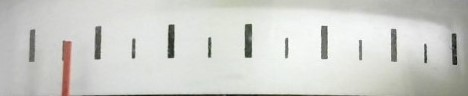
#> input picture pictures/sample_1.jpg, 468 x 96 px
$ python houghlines.py
#> lines starting #> are read from the running program, lines starting #| are printed output that depends on the picture; after the words box and inside, x2 and y2 are one past the last pixel; in counts of white or black regions, pixels touching at a corner belong together
import cv2
import numpy as np

def hough_lines():
    print("Houghlines\n")

    img = cv2.imread('pictures/sample_1.jpg')
#> img is the input picture: shape (96, 468, 3); mean B, G, R 202.7, 207.3, 206.3
    img_gray = cv2.cvtColor(img, cv2.COLOR_BGR2GRAY) #グレースケール化
    img_gray_denoised = cv2.fastNlMeansDenoising(img_gray)
    img_thresh = cv2.adaptiveThreshold(img_gray_denoised,255,cv2.ADAPTIVE_THRESH_GAUSSIAN_C, cv2.THRESH_BINARY,17,5)
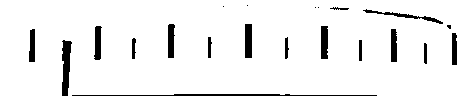
#> img_thresh: shape (96, 468); 93.8% white; 21 black regions (5 under 20 px), largest, box (x1, y1, x2, y2) and area: (72, 94, 377, 96) 416, (62, 40, 72, 96) 391, (245, 24, 252, 58) 238
    img_canny = cv2.Canny(img_gray_denoised, 50, 150)
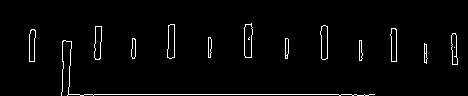
#> img_canny: shape (96, 468); 2.6% white in thin lines or dots, all inside (x1, y1, x2, y2) = (29, 23, 458, 96)
    img_thresh2 = cv2.bitwise_not(img_thresh)
    img_canny2 = cv2.bitwise_not(img_canny)
    cv2.imwrite('pictures/sample_1_canny.jpg', img_canny2)

    img_needle = cv2.imread('pictures/sample_1_needle.jpg')
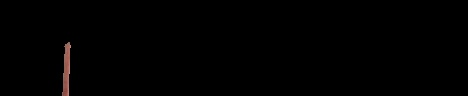
#> input picture pictures/sample_1_needle.jpg, 468 x 96 px
#> img_needle is the input picture: shape (96, 468, 3); mean B, G, R 0.7, 0.7, 1.1
    img_needle_gray = cv2.cvtColor(img_needle, cv2.COLOR_BGR2GRAY)
    ret, img_needle_thresh = cv2.threshold(img_needle_gray, 50, 255, cv2.THRESH_BINARY_INV)
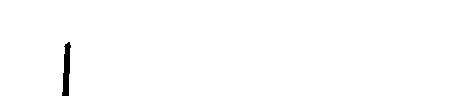
#> img_needle_thresh: shape (96, 468); 99.3% white; 1 black region, box (x1, y1, x2, y2) and area: (62, 42, 71, 96) 316
    img_needle_thresh2 = cv2.bitwise_not(img_needle_thresh)
    img_needle_thresh_diff = cv2.subtract(img_needle_thresh, img_thresh)
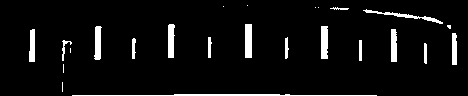
#> img_needle_thresh_diff: shape (96, 468); 5.5% white; 24 white regions (8 under 20 px), largest, box (x1, y1, x2, y2) and area: (72, 94, 377, 96) 416, (245, 24, 252, 58) 238, (321, 26, 328, 59) 226
    img_needle_canny = cv2.Canny(img_needle_gray, 50, 150)
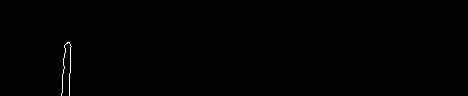
#> img_needle_canny: shape (96, 468); 0.24% white in thin lines or dots, all inside (x1, y1, x2, y2) = (61, 42, 72, 96)
    img_needle_canny2 = cv2.bitwise_not(img_needle_canny)
    cv2.imwrite('pictures/sample_1_needle_canny.jpg', img_needle_canny2)

    needle_lines = cv2.HoughLines(img_needle_thresh2,1,np.pi,20)
#> needle_lines = [[68, 0], [65, 0]]
    #print(needle_lines)
    needle_list = []
    for needle_line in needle_lines:
        for rho, _ in needle_line:
            needle_list.append(rho)
#> this loop made 2 passes
#> after the loop, needle_list = [68, 65]

    needle_line = np.mean(needle_list)
#> needle_line = 66.5
    print("・針の座標：" + str(needle_line))
#| ・針の座標：66.5
    cv2.line(img, (needle_line, 1000), (needle_line, -1000), (0, 0, 255), 1)

    img_lines = cv2.HoughLines(img_needle_thresh_diff,1,np.pi,30)
#> img_lines = [[247, 0], [245, 0], [392, 0], [394, 0], [96, 0], [169, 0], [321, 0], [32, 0], [30, 0], [452, 0]]
    print("・直線の検出数：" + str(len(img_lines)))
#| ・直線の検出数：10
    print_lines(img, img_lines)

    cv2.imshow('sample_1_hough.jpg', img)
    #cv2.imshow('sample_1_canny.jpg', img_canny)
    #cv2.imshow('sample_1_thresh.jpg', img_thresh)
    #cv2.imshow('sample_1_needle_thresh.jpg', img_needle_thresh)
    cv2.imshow('sample_1_needle_thresh_diff.jpg', img_needle_thresh_diff)

def print_lines(img, lines):
    line_list = []
    for line in lines:
        for rho, _ in line:
            if line_list == []:
                line_list.append(rho)
            else:
                idx = np.abs(np.asarray(line_list) - rho).argmin()
                if np.abs(line_list[idx] - rho) <= 10:
                    x = np.mean([line_list[idx], rho])
                    line_list.pop(idx)
                    line_list.append(x)
                else:
                    line_list.append(rho)
#> this loop made 10 passes
#> after the loop, line_list = [246, 393, 96, 169, 321, 31, 452]

    for i in line_list:
        cv2.line(img, (i, 1000), (i, -1000), (0, 255, 0), 1)
#> this loop made 7 passes
#> i on passes 1 to 7: 246, 393, 96, 169, 321, 31, 452
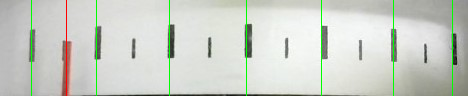
#> img: shape (96, 468, 3); mean B, G, R 200, 208.3, 204

    print("・調整後の直線数：" + str(len(line_list)))
#| ・調整後の直線数：7
    print("・調整後の目盛り座標：" + str(sorted(line_list)))
#| ・調整後の目盛り座標：[31.0, 96.0, 169.0, 246.0, 321.0, 393.0, 452.0]
    print("・目盛り幅：" + str(np.diff(sorted(line_list))))
#| ・目盛り幅：[65. 73. 77. 75. 72. 59.]

if __name__ == '__main__':
    hough_lines()
